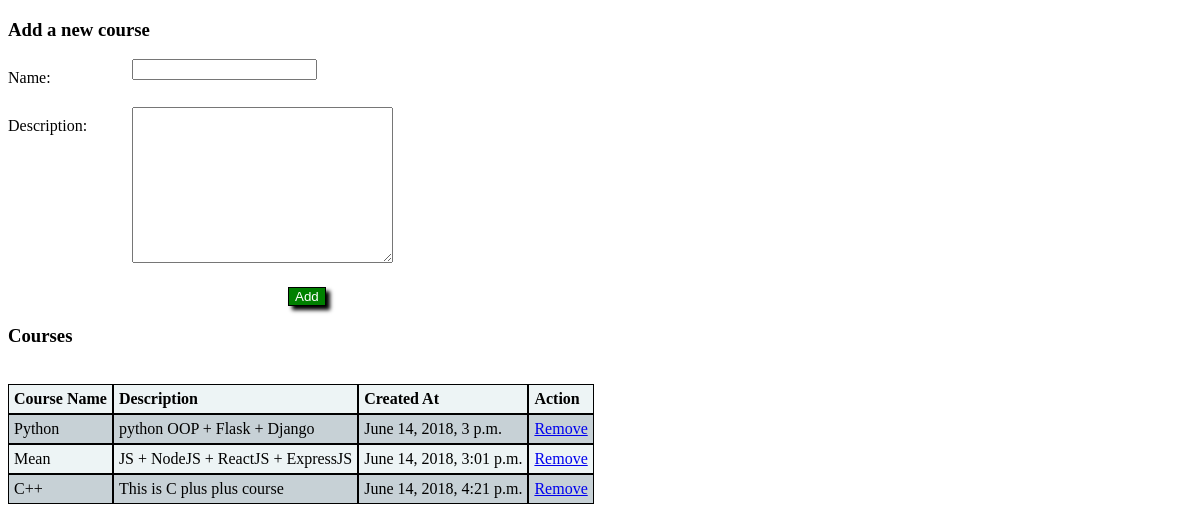
Before: / with the older database file.
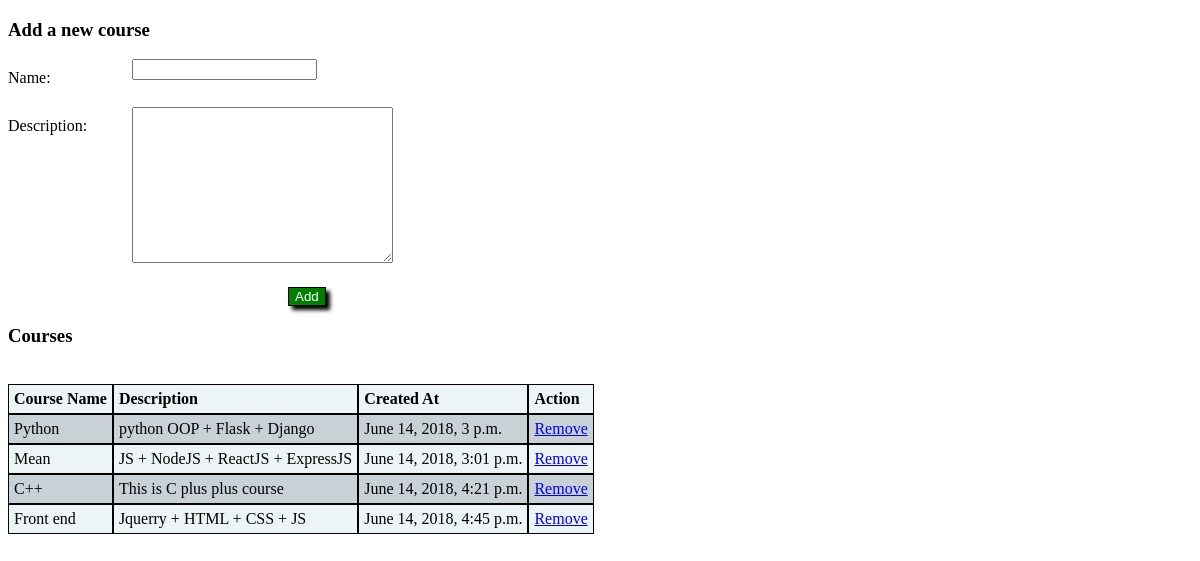
After: the same page with the newer database file.
### main_app/models.py (models this page shows)
class Course(models.Model):
    name = models.CharField(max_length=255)
    desc = models.TextField()
    created_at = models.DateTimeField(auto_now_add=True)
    objects = Course_Manager()

### main_app/views.py (the view)
# urls.py: url(r'^$', views.index, name='index'),
def index(request):
    courses = Course.objects.all()
    return render(request, 'main_app/index.html', {'courses': courses})

### main_app/templates/main_app/index.html (shortened to what this page needs)
<!DOCTYPE html>
<html lang="en">
<head>
    {%load static%}
    <link rel="stylesheet" href="{%static 'main_app/css/style.css'%}">
</head>
<body>
    <div>
        <h3>Add a new course</h3>
        <form action="/create" method="POST">
            <div class="line">
                <p class="title">Name:</p> <input type="text" name="name">
            </div>
            <div class="line">
                <p class="title">Description:</p> <textarea name="desc" cols="30" rows="10"></textarea>
            </div>
        <input class="add-button" type="submit" value="Add">
        </form>
    </div>
    <div>
        <h3>Courses</h3>
        <br>
        <table>
        <tr>
            <th>Course Name</th>
            <th>Description</th>
            <th>Created At</th>
            <th>Action</th>
        </tr>
        {% for course in courses %}
            <tr>
                <td>{{course.name}}</td>
                <td>{{course.desc}}</td>
                <td>{{course.created_at}}</td>
                <td><a href="/courses/destroy/{{course.id}}">Remove</a></td>
            </tr>
        {% endfor %}
    </table>
    </div>
</body>
</html>

### main_app/static/main_app/css/style.css (style rules this page uses)
table { border-spacing : 0; text-align: left; }
th,td { border : 0.5px solid; padding : 5px; }
tr:nth-child(even) { background-color :#c7d1d6 }
tr:nth-child(odd) { background-color : #edf4f5 }
th { background-color : #7b8184: }
.add-button { background-color: green; color: white; border : 1px solid black; box-shadow: 4px 4px 4px black; position: relative; left:280px; }
.title { display: inline-block; width: 120px; vertical-align: top; margin:0px; margin-top:10px; }
.line { margin-bottom:20px; }

Changed rows visible on the page:
added Course: name "Front end", desc "Jquerry + HTML + CSS + JS", created_at "June 14, 2018, 4:45 p.m."
